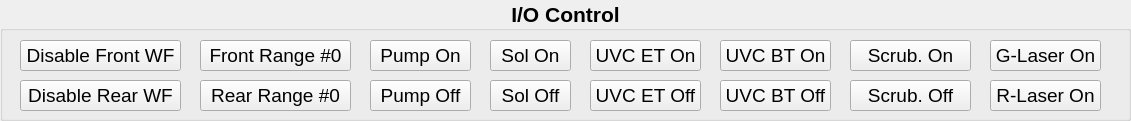
   <widget class="QGroupBox" name="ioctrl_groupBox">
    <property name="geometry">
     <rect>
      <x>20</x>
      <y>440</y>
      <width>1131</width>
      <height>121</height>
     </rect>
    </property>
    <property name="font">
     <font>
      <pointsize>16</pointsize>
      <weight>75</weight>
      <bold>true</bold>
     </font>
    </property>
    <property name="title">
     <string>I/O Control</string>
    </property>
    <property name="alignment">
     <set>Qt::AlignCenter</set>
    </property>
    <widget class="QPushButton" name="frontwfcPB">
     <property name="geometry">
      <rect>
       <x>20</x>
       <y>40</y>
       <width>161</width>
       <height>31</height>
      </rect>
     </property>
     <property name="font">
      <font>
       <pointsize>14</pointsize>
       <weight>50</weight>
       <bold>false</bold>
      </font>
     </property>
     <property name="text">
      <string>Disable Front WF</string>
     </property>
    </widget>
    <widget class="QPushButton" name="rearwfcPB">
     <property name="geometry">
      <rect>
       <x>20</x>
       <y>80</y>
       <width>161</width>
       <height>31</height>
      </rect>
     </property>
     <property name="font">
      <font>
       <pointsize>14</pointsize>
       <weight>50</weight>
       <bold>false</bold>
      </font>
     </property>
     <property name="text">
      <string>Disable Rear WF</string>
     </property>
    </widget>
    <widget class="QPushButton" name="frontselwfrnagePB">
     <property name="geometry">
      <rect>
       <x>200</x>
       <y>40</y>
       <width>151</width>
       <height>31</height>
      </rect>
     </property>
     <property name="font">
      <font>
       <pointsize>14</pointsize>
       <weight>50</weight>
       <bold>false</bold>
      </font>
     </property>
     <property name="text">
      <string>Front Range #0</string>
     </property>
    </widget>
    <widget class="QPushButton" name="rearselwfrnagePB">
     <property name="geometry">
      <rect>
       <x>200</x>
       <y>80</y>
       <width>151</width>
       <height>31</height>
      </rect>
     </property>
     <property name="font">
      <font>
       <pointsize>14</pointsize>
       <weight>50</weight>
       <bold>false</bold>
      </font>
     </property>
     <property name="text">
      <string>Rear Range #0</string>
     </property>
    </widget>
    <widget class="QPushButton" name="pumpOnPB">
     <property name="geometry">
      <rect>
       <x>370</x>
       <y>40</y>
       <width>101</width>
       <height>31</height>
      </rect>
     </property>
     <property name="font">
      <font>
       <pointsize>14</pointsize>
       <weight>50</weight>
       <bold>false</bold>
      </font>
     </property>
     <property name="text">
      <string>Pump On</string>
     </property>
    </widget>
    <widget class="QPushButton" name="pumpOffPB">
     <property name="geometry">
      <rect>
       <x>370</x>
       <y>80</y>
       <width>101</width>
       <height>31</height>
      </rect>
     </property>
     <property name="font">
      <font>
       <pointsize>14</pointsize>
       <weight>50</weight>
       <bold>false</bold>
      </font>
     </property>
     <property name="text">
      <string>Pump Off</string>
     </property>
    </widget>
    <widget class="QPushButton" name="solOnPB">
     <property name="geometry">
      <rect>
       <x>490</x>
       <y>40</y>
       <width>81</width>
       <height>31</height>
      </rect>
     </property>
     <property name="font">
      <font>
       <pointsize>14</pointsize>
       <weight>50</weight>
       <bold>false</bold>
      </font>
     </property>
     <property name="text">
      <string>Sol On</string>
     </property>
    </widget>
    <widget class="QPushButton" name="solOffPB">
     <property name="geometry">
      <rect>
       <x>490</x>
       <y>80</y>
       <width>81</width>
       <height>31</height>
      </rect>
     </property>
     <property name="font">
      <font>
       <pointsize>14</pointsize>
       <weight>50</weight>
       <bold>false</bold>
      </font>
     </property>
     <property name="text">
      <string>Sol Off</string>
     </property>
    </widget>
    <widget class="QPushButton" name="uvcETOnPB">
     <property name="geometry">
      <rect>
       <x>590</x>
       <y>40</y>
       <width>111</width>
       <height>31</height>
      </rect>
     </property>
     <property name="font">
      <font>
       <pointsize>14</pointsize>
       <weight>50</weight>
       <bold>false</bold>
      </font>
     </property>
     <property name="text">
      <string>UVC ET On</string>
     </property>
    </widget>
    <widget class="QPushButton" name="uvcETOffPB">
     <property name="geometry">
      <rect>
       <x>590</x>
       <y>80</y>
       <width>111</width>
       <height>31</height>
      </rect>
     </property>
     <property name="font">
      <font>
       <pointsize>14</pointsize>
       <weight>50</weight>
       <bold>false</bold>
      </font>
     </property>
     <property name="text">
      <string>UVC ET Off</string>
     </property>
    </widget>
    <widget class="QPushButton" name="uvcBTOnPB">
     <property name="geometry">
      <rect>
       <x>720</x>
       <y>40</y>
       <width>111</width>
       <height>31</height>
      </rect>
     </property>
     <property name="font">
      <font>
       <pointsize>14</pointsize>
       <weight>50</weight>
       <bold>false</bold>
      </font>
     </property>
     <property name="text">
      <string>UVC BT On</string>
     </property>
    </widget>
    <widget class="QPushButton" name="uvcBTOffPB">
     <property name="geometry">
      <rect>
       <x>720</x>
       <y>80</y>
       <width>111</width>
       <height>31</height>
      </rect>
     </property>
     <property name="font">
      <font>
       <pointsize>14</pointsize>
       <weight>50</weight>
       <bold>false</bold>
      </font>
     </property>
     <property name="text">
      <string>UVC BT Off</string>
     </property>
    </widget>
    <widget class="QPushButton" name="scrubCtrlOnPB">
     <property name="geometry">
      <rect>
       <x>850</x>
       <y>40</y>
       <width>121</width>
       <height>31</height>
      </rect>
     </property>
     <property name="font">
      <font>
       <pointsize>14</pointsize>
       <weight>50</weight>
       <bold>false</bold>
      </font>
     </property>
     <property name="text">
      <string>Scrub. On</string>
     </property>
    </widget>
    <widget class="QPushButton" name="scrubCtrlOffPB">
     <property name="geometry">
      <rect>
       <x>850</x>
       <y>80</y>
       <width>121</width>
       <height>31</height>
      </rect>
     </property>
     <property name="font">
      <font>
       <pointsize>14</pointsize>
       <weight>50</weight>
       <bold>false</bold>
      </font>
     </property>
     <property name="text">
      <string>Scrub. Off</string>
     </property>
    </widget>
    <widget class="QPushButton" name="greenLaserCtrlPB">
     <property name="geometry">
      <rect>
       <x>990</x>
       <y>40</y>
       <width>111</width>
       <height>31</height>
      </rect>
     </property>
     <property name="font">
      <font>
       <pointsize>14</pointsize>
       <weight>50</weight>
       <bold>false</bold>
      </font>
     </property>
     <property name="text">
      <string>G-Laser On</string>
     </property>
    </widget>
    <widget class="QPushButton" name="redLaserCtrlPB">
     <property name="geometry">
      <rect>
       <x>990</x>
       <y>80</y>
       <width>111</width>
       <height>31</height>
      </rect>
     </property>
     <property name="font">
      <font>
       <pointsize>14</pointsize>
       <weight>50</weight>
       <bold>false</bold>
      </font>
     </property>
     <property name="text">
      <string>R-Laser On</string>
     </property>
    </widget>
   </widget>
